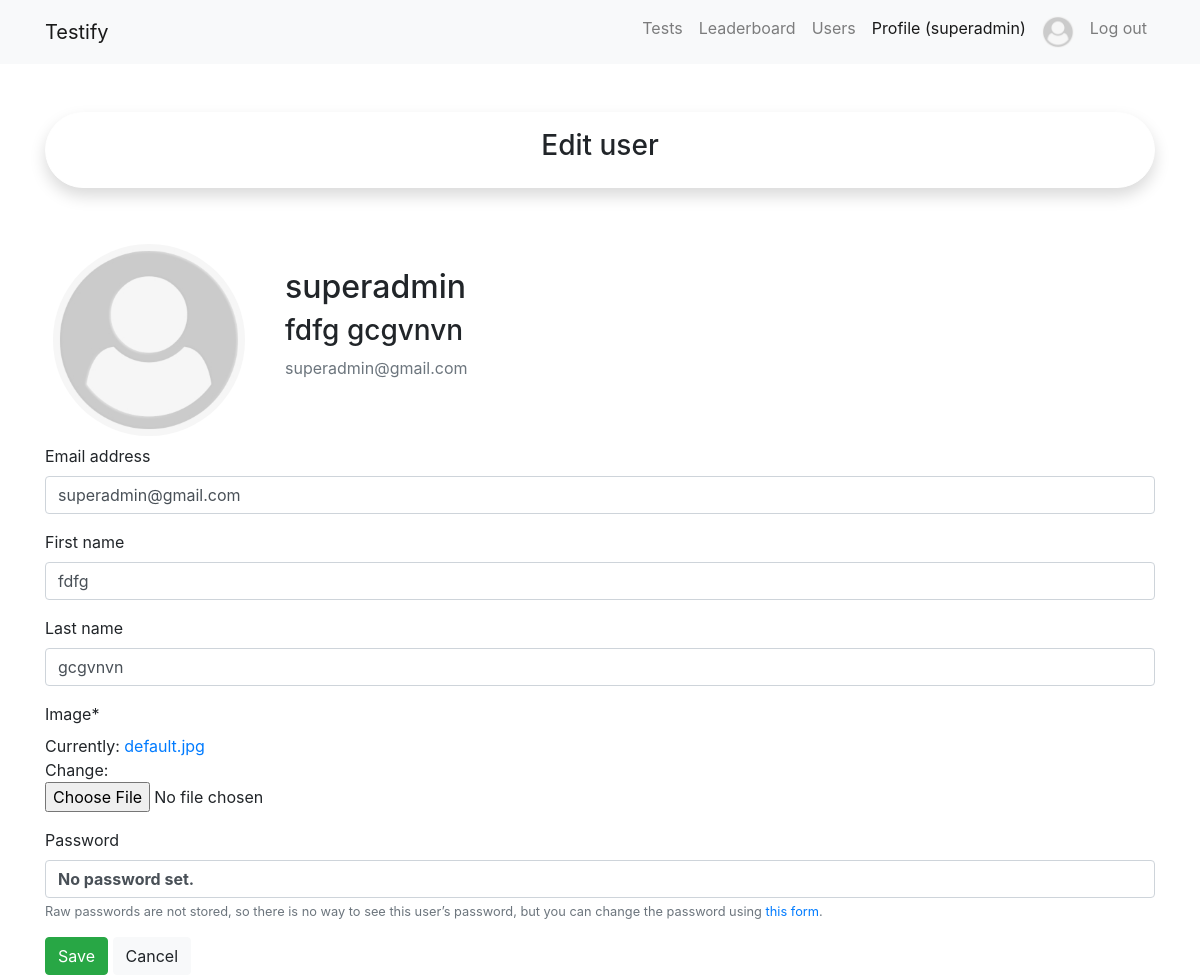
/accounts/profile/ (signed in), run on the app's committed database.
### accounts/models.py (models this page shows, shortened)
class User(AbstractUser):
    image = models.ImageField(null=True, default='default.jpg', upload_to='pics/')
    interests = models.CharField(max_length=128, null=True, blank=True)
    birth_date = models.DateField(null=True, blank=True)
    rating = models.SmallIntegerField(null=True, blank=True)

### accounts/views.py (the view)
# urls.py: path('profile/', AccountUpdateView.as_view(), name='profile'),
class AccountUpdateView(UpdateView):
    model = User
    template_name = 'profile.html'
    form_class = AccountUpdateForm
    success_url = reverse_lazy('core:index')
    def get_object(self, queryset=None):
        return self.request.user

### accounts/forms.py
class AccountUpdateForm(UserChangeForm):
    class Meta:
        model = User
        fields = ['email', 'first_name', 'last_name', 'image']

### accounts/templates/profile.html (shortened to what this page needs)
{% extends 'base.html' %}
{% load crispy_forms_tags %}
{% block header%}
<h3>Edit user</h3>
{% endblock %}
{% block content %}
    <form method="post" enctype="multipart/form-data">
        <div class="media">
            <div class="img-circle.vert">
                <img class="rounded-circle p-1 m-1" width="200" height="200" src=" {{ user.image.url }} ">
            </div>
            <div class="media-body p-3 m-3">
                <h2 class="account-heading">{{ user.username }}</h2>
                <h3 class="account-heading">{{ user.first_name }} {{ user.last_name }} </h3>
                <p class="text-secondary">{{ user.email }}</p>
            </div>
        </div>
        {{form|crispy}}
        <input type="submit" class="btn btn-success" value="Save">
        <a class="btn btn-light" href="{% url 'core:index' %}">Cancel</a>
    </form>
{% endblock %}

### templates/base.html (shortened to what this page needs)
<!DOCTYPE html>
<html lang="en">
<head>
<link rel="stylesheet" href="https://stackpath.bootstrapcdn.com/bootstrap/4.5.2/css/bootstrap.min.css"
>
</head>
<body>
{%url 'tests:list' as List %}
{%url 'accounts:leaderboard' as Leaderboard %}
{%url 'accounts:users' as Users %}
{%url 'accounts:profile' as Profile %}
{%url 'accounts:register' as Register %}
{%url 'accounts:login' as Login %}
<nav class="navbar navbar-expand-lg navbar-light bg-light">
    <div class="container">
      <a class="navbar-brand" href="{% url 'core:index' %}">Testify</a>
      <div class="collapse navbar-collapse" id="navbarSupportedContent">
            <ul class="navbar-nav ">
                {% if user.is_authenticated %}
                <li class="nav-item {% if request.path == List %} active {% endif %}">
                    <a class="nav-link" href="{% url 'tests:list' %}">Tests</a>
                </li>
                <li class="nav-item {% if request.path == Leaderboard %} active {% endif %}">
                    <a class="nav-link" href="{% url 'accounts:leaderboard' %}">Leaderboard</a>
                </li>
                <li class="nav-item {% if request.path == Users %} active {% endif %}">
                    <a class="nav-link" href="{% url 'accounts:users' %}">Users</a>
                </li>
                <li class="nav-item {% if request.path == Profile %} active {% endif %}">
                    <a class="nav-link" href="{% url 'accounts:profile' %}">Profile ({{ user.username }})</a>
                </li>
                <li class="img-circle.vert">
                    <img class="rounded-circle p-1 m-1" width="40" height="40" src=" {{ user.image.url }} ">
                </li>
                <li class="nav-item">
                    <a class="nav-link" href="{% url 'accounts:logout' %}">Log out</a>
                </li>
                {% endif %}
            </ul>
      </div>
    </div>
</nav>
<div class="container">
    <div class="border border-white rounded-pill shadow p-3 mb-5 mt-5 bg-white rounded text-center">
        {% block header %}{% endblock %}
    </div>
    {% block content %}
    {% endblock %}
</div>
</body>
</html>

### data on the page
User: username "superadmin", image (placeholder picture), first_name "fdfg", last_name "gcgvnvn", email "superadmin@gmail.com"
